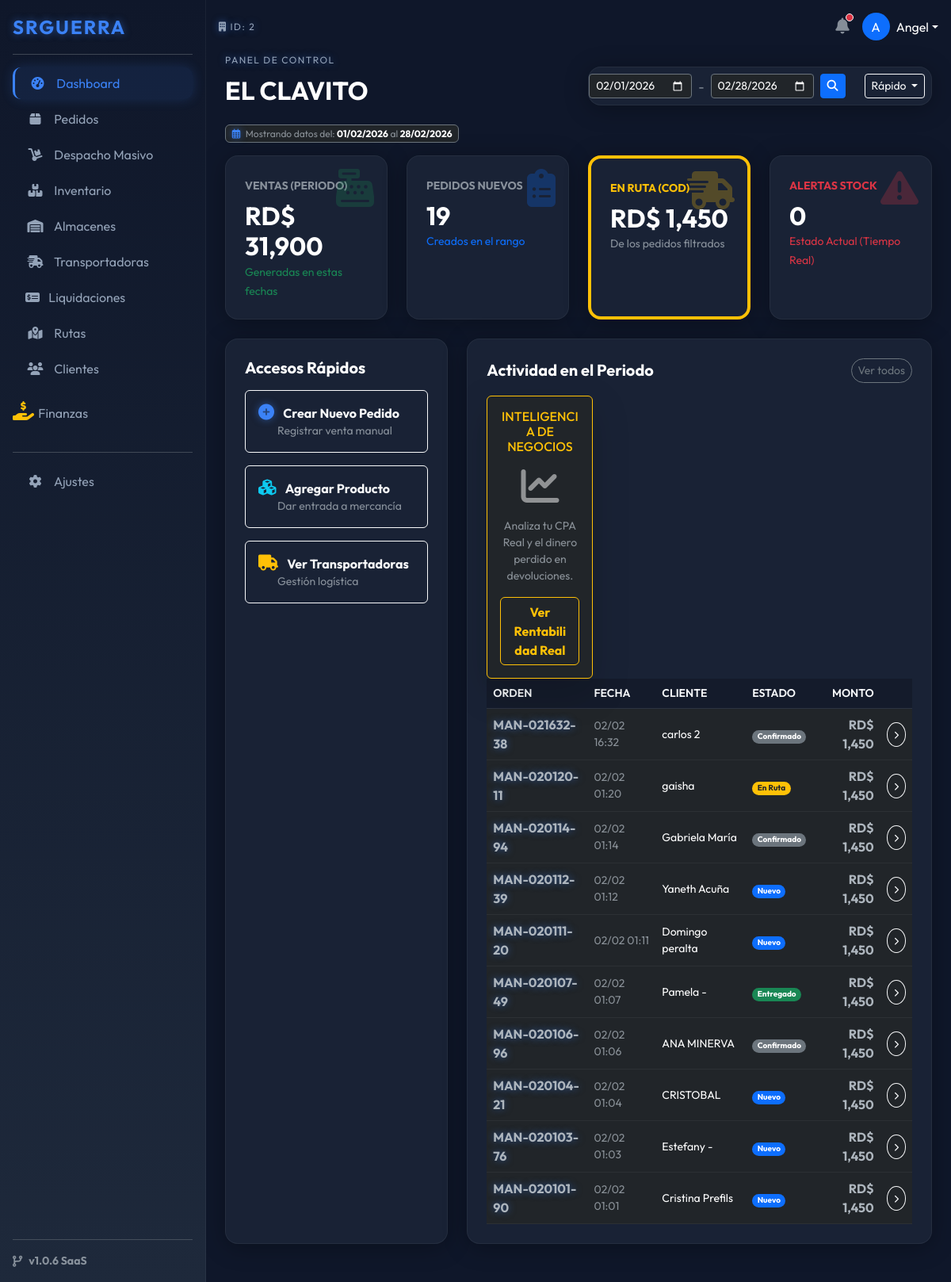
/index.php?ruta=dashboard&f_ini=2026-02-01&f_fin=2026-02-28 (signed in), run on the app's committed database.
### tables this page shows
CREATE TABLE `empresas` (
  `id` int(11) NOT NULL,
  `nombre_comercial` varchar(150) NOT NULL,
  `razon_social` varchar(150) DEFAULT NULL,
  `rnc` varchar(20) DEFAULT NULL,
  `telefono_contacto` varchar(20) DEFAULT NULL,
  `email_contacto` varchar(100) DEFAULT NULL,
  `direccion` text DEFAULT NULL,
  `logo` varchar(255) DEFAULT NULL,
  `sitio_web` varchar(100) DEFAULT NULL,
  `shopify_secret` varchar(255) DEFAULT NULL,
  `plan_suscripcion` enum('Gratis','Pro','Enterprise') DEFAULT 'Pro',
  `estado` enum('Activo','Suspendido') DEFAULT 'Activo',
  `fecha_registro` datetime DEFAULT current_timestamp()
);

CREATE TABLE `pedidos` (
  `id` int(11) NOT NULL,
  `empresa_id` int(11) NOT NULL,
  `cliente_id` int(11) NOT NULL,
  `transportadora_id` int(11) DEFAULT NULL,
  `almacen_id` int(11) DEFAULT NULL,
  `shopify_order_id` bigint(20) DEFAULT NULL,
  `origen` varchar(50) DEFAULT 'Manual',
  `numero_orden` varchar(50) NOT NULL,
  `estado_interno` enum('Nuevo','Confirmado','En Ruta','Entregado','Devuelto','Rechazado','Cancelado') DEFAULT 'Nuevo',
  `total_venta` decimal(10,2) NOT NULL,
  `costo_envio_real` decimal(10,2) DEFAULT 0.00,
  `costo_empaque_real` decimal(10,2) DEFAULT 0.00,
  `notas_internas` text DEFAULT NULL,
  `motivo_rechazo` text DEFAULT NULL,
  `guia_transporte` varchar(100) DEFAULT NULL,
  `fecha_creacion` datetime DEFAULT current_timestamp(),
  `fecha_entrega` datetime DEFAULT NULL,
  `fecha_actualizacion` datetime DEFAULT NULL
);

CREATE TABLE `clientes` (
  `id` int(11) NOT NULL,
  `empresa_id` int(11) NOT NULL,
  `nombre` varchar(150) NOT NULL,
  `telefono` varchar(50) NOT NULL,
  `email` varchar(150) DEFAULT NULL,
  `provincia` varchar(100) DEFAULT NULL,
  `ciudad` varchar(100) DEFAULT NULL,
  `direccion` text DEFAULT NULL,
  `shopify_customer_id` bigint(20) DEFAULT NULL
);

### modules/dashboard/index.php (the view, shortened to what this page needs)
<?php
$empresa_id = $_SESSION['empresa_id'];
$stmt_emp = $pdo->prepare("SELECT nombre_comercial FROM empresas WHERE id = ?");
$stmt_emp->execute([$empresa_id]);
$nombre_empresa = $stmt_emp->fetchColumn();
$fecha_inicio = isset($_GET['f_ini']) ? $_GET['f_ini'] : date('Y-m-d');
$fecha_fin    = isset($_GET['f_fin']) ? $_GET['f_fin'] : date('Y-m-d');
$sql_f_ini = $fecha_inicio . " 00:00:00";
$sql_f_fin = $fecha_fin . " 23:59:59";
$sql_ventas = "SELECT SUM(total_venta) FROM pedidos
               WHERE empresa_id = ?
               AND estado_interno != 'Cancelado'
               AND fecha_creacion BETWEEN ? AND ?";
$stmt = $pdo->prepare($sql_ventas);
$stmt->execute([$empresa_id, $sql_f_ini, $sql_f_fin]);
$ventas_periodo = $stmt->fetchColumn() ?: 0;
$sql_conteo = "SELECT COUNT(*) FROM pedidos
               WHERE empresa_id = ?
               AND fecha_creacion BETWEEN ? AND ?";
$stmt = $pdo->prepare($sql_conteo);
$stmt->execute([$empresa_id, $sql_f_ini, $sql_f_fin]);
$total_pedidos_periodo = $stmt->fetchColumn() ?: 0;
$sql_ruta = "SELECT SUM(total_venta) FROM pedidos
             WHERE empresa_id = ?
             AND estado_interno = 'En Ruta'
             AND fecha_creacion BETWEEN ? AND ?";
$stmt = $pdo->prepare($sql_ruta);
$stmt->execute([$empresa_id, $sql_f_ini, $sql_f_fin]);
$dinero_calle = $stmt->fetchColumn() ?: 0;
$sql_stock = "SELECT COUNT(*) FROM productos WHERE empresa_id = ? AND stock_actual <= 10";
$stmt = $pdo->prepare($sql_stock);
$stmt->execute([$empresa_id]);
$alertas_stock = $stmt->fetchColumn() ?: 0;
$sql_recent = "SELECT p.*, c.nombre as cliente FROM pedidos p
               LEFT JOIN clientes c ON p.cliente_id = c.id
               WHERE p.empresa_id = ?
               AND p.fecha_creacion BETWEEN ? AND ?
               ORDER BY p.id DESC LIMIT 10";
$stmt = $pdo->prepare($sql_recent);
$stmt->execute([$empresa_id, $sql_f_ini, $sql_f_fin]);
$ultimos_pedidos = $stmt->fetchAll();
?>
<div class="row align-items-end mb-4" style="position: relative; z-index: 1050;">
        <div class="col-md-6">
        <span class="h-label text-neon">PANEL DE CONTROL</span>
        <h2 class="fw-bold text-white mb-0"><?php echo strtoupper($nombre_empresa); ?></h2>
    </div>
    <div class="col-md-6">
        <div class="card-glass p-2">
            <form action="index.php" method="GET" class="d-flex gap-2 align-items-center justify-content-end">
                <input type="date" name="f_ini" value="<?php echo $fecha_inicio; ?>" class="form-control form-control-sm bg-dark text-white border-secondary" style="max-width: 130px;">
                <span class="text-muted">-</span>
                <input type="date" name="f_fin" value="<?php echo $fecha_fin; ?>" class="form-control form-control-sm bg-dark text-white border-secondary" style="max-width: 130px;">
                <button type="submit" class="btn btn-sm btn-primary"><i class="fas fa-search"></i></button>
                <div class="dropdown">
                    <button class="btn btn-sm btn-outline-light dropdown-toggle" type="button" data-bs-toggle="dropdown">
                        Rápido
                    </button>
                </div>
            </form>
        </div>
    </div>
</div>
<div class="d-flex align-items-center mb-3">
    <span class="badge bg-dark border border-secondary text-muted fw-normal">
        <i class="far fa-calendar-alt me-1 text-neon"></i>
        Mostrando datos del: <b class="text-white"><?php echo date('d/m/Y', strtotime($fecha_inicio)); ?></b> al <b class="text-white"><?php echo date('d/m/Y', strtotime($fecha_fin)); ?></b>
    </span>
</div>
<div class="row g-4 mb-4">
    <div class="col-md-3">
        <div class="card-glass p-4 h-100 position-relative overflow-hidden">
            <div class="position-absolute top-0 end-0 p-3 opacity-25">
                <i class="fas fa-cash-register fa-3x text-success"></i>
            </div>
            <small class="text-muted text-uppercase fw-bold">Ventas (Periodo)</small>
            <h2 class="text-white fw-bold mb-0 mt-2">RD$ <?php echo number_format($ventas_periodo, 0); ?></h2>
            <small class="text-success">Generadas en estas fechas</small>
        </div>
    </div>
    <div class="col-md-3">
        <div class="card-glass p-4 h-100 position-relative overflow-hidden">
            <div class="position-absolute top-0 end-0 p-3 opacity-25">
                <i class="fas fa-clipboard-list fa-3x text-primary"></i>
            </div>
            <small class="text-muted text-uppercase fw-bold">Pedidos Nuevos</small>
            <h2 class="text-white fw-bold mb-0 mt-2"><?php echo $total_pedidos_periodo; ?></h2>
            <small class="text-primary">Creados en el rango</small>
        </div>
    </div>
    <div class="col-md-3">
        <div class="card-glass p-4 h-100 position-relative overflow-hidden border-start border-4 border-warning">
            <div class="position-absolute top-0 end-0 p-3 opacity-25">
                <i class="fas fa-shipping-fast fa-3x text-warning"></i>
            </div>
            <small class="text-warning text-uppercase fw-bold">En Ruta (COD)</small>
            <h2 class="text-white fw-bold mb-0 mt-2">RD$ <?php echo number_format($dinero_calle, 0); ?></h2>
            <small class="text-muted">De los pedidos filtrados</small>
        </div>
    </div>
    <div class="col-md-3">
        <div class="card-glass p-4 h-100 position-relative overflow-hidden <?php echo $alertas_stock > 0 ? 'bg-danger bg-opacity-10' : ''; ?>">
            <div class="position-absolute top-0 end-0 p-3 opacity-25">
                <i class="fas fa-exclamation-triangle fa-3x text-danger"></i>
            </div>
            <small class="text-danger text-uppercase fw-bold">Alertas Stock</small>
            <h2 class="text-white fw-bold mb-0 mt-2"><?php echo $alertas_stock; ?></h2>
            <small class="text-danger">Estado Actual (Tiempo Real)</small>
        </div>
    </div>
</div>
<div class="row g-4">
    <div class="col-md-4">
        <div class="card-glass p-4 h-100">
            <h5 class="text-white fw-bold mb-3">Accesos Rápidos</h5>
            <div class="d-grid gap-3">
                <a href="index.php?ruta=pedidos/nuevo" class="btn btn-outline-light text-start p-3 hover-scale">
                    <i class="fas fa-plus-circle text-neon me-2 fs-5"></i>
                    <span class="fw-bold">Crear Nuevo Pedido</span>
                    <small class="d-block text-muted ms-4">Registrar venta manual</small>
                </a>
                <a href="index.php?ruta=inventario/nuevo" class="btn btn-outline-light text-start p-3 hover-scale">
                    <i class="fas fa-cubes text-info me-2 fs-5"></i>
                    <span class="fw-bold">Agregar Producto</span>
                    <small class="d-block text-muted ms-4">Dar entrada a mercancía</small>
                </a>
                <a href="index.php?ruta=transportadoras" class="btn btn-outline-light text-start p-3 hover-scale">
                    <i class="fas fa-truck text-warning me-2 fs-5"></i>
                    <span class="fw-bold">Ver Transportadoras</span>
                    <small class="d-block text-muted ms-4">Gestión logística</small>
                </a>
            </div>
        </div>
    </div>
    <div class="col-md-8">
        <div class="card-glass p-4 h-100">
            <div class="d-flex justify-content-between align-items-center mb-3">
                <h5 class="text-white fw-bold mb-0">Actividad en el Periodo</h5>
                <a href="index.php?ruta=pedidos&f_ini=<?php echo $fecha_inicio; ?>&f_fin=<?php echo $fecha_fin; ?>" class="btn btn-sm btn-outline-secondary rounded-pill">
                    Ver todos
                </a>
            </div>
            <div class="col-md-3">
    <div class="card bg-dark border-warning shadow-lg h-100">
        <div class="card-body text-center">
            <h6 class="text-warning text-uppercase mb-3">Inteligencia de Negocios</h6>
            <i class="fas fa-chart-line fa-3x text-white mb-3 opacity-50"></i>
            <p class="text-muted small">Analiza tu CPA Real y el dinero perdido en devoluciones.</p>
            <a href="index.php?ruta=finanzas/rentabilidad" class="btn btn-outline-warning w-100 fw-bold">
                Ver Rentabilidad Real
            </a>
        </div>
    </div>
</div>
            <div class="table-responsive">
                <table class="table table-dark-custom align-middle mb-0">
                    <thead>
                        <tr class="small text-muted text-uppercase">
                            <th>Orden</th>
                            <th>Fecha</th>
                            <th>Cliente</th>
                            <th>Estado</th>
                            <th class="text-end">Monto</th>
                            <th></th>
                        </tr>
                    </thead>
                    <tbody>
                        <?php if(count($ultimos_pedidos) > 0): ?>
                            <?php foreach($ultimos_pedidos as $p): ?>
                            <tr>
                                <td class="text-neon fw-bold"><?php echo $p['numero_orden']; ?></td>
                                <td class="text-muted small"><?php echo date('d/m H:i', strtotime($p['fecha_creacion'])); ?></td>
                                <td class="text-white small"><?php echo $p['cliente']; ?></td>
                                <td>
                                    <?php
                                        $badge = 'bg-secondary';
                                        if($p['estado_interno'] == 'Nuevo') $badge = 'bg-primary';
                                        if($p['estado_interno'] == 'En Ruta') $badge = 'bg-warning text-dark';
                                        if($p['estado_interno'] == 'Entregado') $badge = 'bg-success';
                                    ?>
                                    <span class="badge <?php echo $badge; ?> rounded-pill" style="font-size: 10px;"><?php echo $p['estado_interno']; ?></span>
                                </td>
                                <td class="text-end fw-bold">RD$ <?php echo number_format($p['total_venta'], 0); ?></td>
                                <td class="text-end">
                                    <a href="index.php?ruta=pedidos/ver&id=<?php echo $p['id']; ?>" class="btn btn-sm btn-outline-light rounded-circle">
                                        <i class="fas fa-chevron-right" style="font-size: 10px;"></i>
                                    </a>
                                </td>
                            </tr>
                            <?php endforeach; ?>
                        <?php else: ?>
                            <tr><td colspan="6" class="text-center text-muted py-5">No hay actividad registrada en estas fechas.</td></tr>
                        <?php endif; ?>
                    </tbody>
                </table>
            </div>
        </div>
    </div>
</div>

### assets/css/futuristic.css (style rules this page uses)
:root { --bg-dark: #0f172a; --bg-card: #1e293b; --primary-neon: #3b82f6; --accent-neon: #8b5cf6; --text-main: #f8fafc; --text-muted: #94a3b8; --success-glow: rgba(34, 197, 94, 0.2); --danger-glow: rgba(239, 68, 68, 0.2); }
body { background-color: var(--bg-dark); color: var(--text-main); font-family: 'Outfit', sans-serif; }
.card-glass { background: rgba(30, 41, 59, 0.7); backdrop-filter: blur(10px); -webkit-backdrop-filter: blur(10px); border: 1px solid rgba(255, 255, 255, 0.05); border-radius: 16px; box-shadow: 0 4px 30px rgba(0, 0, 0, 0.3); transition: transform 0.2s; }
.text-neon { color: var(--primary-neon); text-shadow: 0 0 10px rgba(59, 130, 246, 0.5); }
.h-label { font-size: 0.75rem; text-transform: uppercase; letter-spacing: 1.5px; color: var(--text-muted); margin-bottom: 10px; display: block; }
.table-dark-custom { background: transparent; color: var(--text-muted); }
.table-dark-custom th { background: rgba(0,0,0,0.2); color: var(--text-main); border-bottom: 1px solid rgba(255,255,255,0.1); font-weight: 600; }
.table-dark-custom td { border-bottom: 1px solid rgba(255,255,255,0.05); vertical-align: middle; }

### modules/dashboard/index.php (style rules this page uses)
.hover-scale { transition: transform 0.2s; }

### data on the page
empresas: nombre_comercial "EL CLAVITO"
pedidos: numero_orden "MAN-021632-38", fecha_creacion "02/02 16:32", cliente.nombre "carlos 2", estado_interno "Confirmado", total_venta "1,450"
pedidos: numero_orden "MAN-020120-11", fecha_creacion "02/02 01:20", cliente.nombre "gaisha", estado_interno "En Ruta", total_venta "1,450"
pedidos: numero_orden "MAN-020114-94", fecha_creacion "02/02 01:14", cliente.nombre "Gabriela María", estado_interno "Confirmado", total_venta "1,450"
pedidos: numero_orden "MAN-020112-39", fecha_creacion "02/02 01:12", cliente.nombre "Yaneth Acuña", estado_interno "Nuevo", total_venta "1,450"
pedidos: numero_orden "MAN-020111-20", fecha_creacion "02/02 01:11", cliente.nombre "Domingo peralta", estado_interno "Nuevo", total_venta "1,450"
pedidos: numero_orden "MAN-020107-49", fecha_creacion "02/02 01:07", cliente.nombre "Pamela -", estado_interno "Entregado", total_venta "1,450"
pedidos: numero_orden "MAN-020106-96", fecha_creacion "02/02 01:06", cliente.nombre "ANA MINERVA", estado_interno "Confirmado", total_venta "1,450"
pedidos: numero_orden "MAN-020104-21", fecha_creacion "02/02 01:04", cliente.nombre "CRISTOBAL", estado_interno "Nuevo", total_venta "1,450"
pedidos: numero_orden "MAN-020103-76", fecha_creacion "02/02 01:03", cliente.nombre "Estefany -", estado_interno "Nuevo", total_venta "1,450"
pedidos: numero_orden "MAN-020101-90", fecha_creacion "02/02 01:01", cliente.nombre "Cristina Prefils", estado_interno "Nuevo", total_venta "1,450"

### other printed values
$_SESSION['empresa_id'] "2"
substr($_SESSION['usuario_nombre'], 0, 1) "A"
explode(' ', $_SESSION['usuario_nombre'])[0] "Angel"
date('d/m/Y', strtotime($fecha_inicio)) "01/02/2026"
date('d/m/Y', strtotime($fecha_fin)) "28/02/2026"
$ventas_periodo "31,900"
$total_pedidos_periodo "19"
$dinero_calle "1,450"
$alertas_stock "0"
